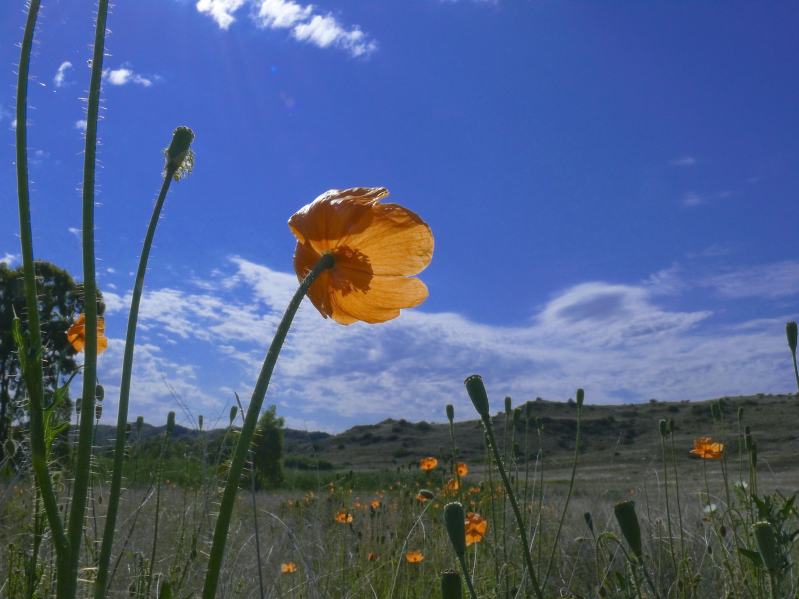
#> input picture Chapter 4/Unit 4 Project/image.jpg, 1598 x 1198 px, found by its file name (shown at 1/2 size)
$ python main.py
#> lines starting #> are read from the running program, lines starting #| are printed output that depends on the picture
######################################
#               Filters              #
#                                    #
#             UTeach CSP             #
#             Brian Ford             #
#                                    #
#              9/23/19               #
#                                    #
######################################

# importing PIL.Image library and os library
from PIL import Image
from PIL import ImageFilter # Library needed for filters
import os

# Adds two blank lines before output
print("\n\n")

# Deletes old created images if they exist
if os.path.exists("newImage.jpg"):
  os.remove("newImage.jpg")

# Opens image - Local File in repl.it
img = Image.open('image.jpg')
#> img is the input picture: PIL image 1598x1198 RGB; mean R, G, B 78.3, 96, 134.9

# Rescale image size down, if needed
width = img.width
#> width = 1598
height = img.height
#> height = 1198
mwidth = width // 250
#> mwidth = 6
mheight = height // 250
#> mheight = 4
if mwidth > mheight:
  scale = mwidth
#> scale = 6
else:
  scale = mheight
if scale != 0:
  img = img.resize( (width // scale, height // scale) )
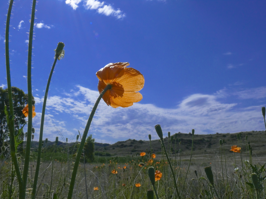
#> img: PIL image 266x199 RGB; mean R, G, B 78.3, 96, 134.9

########################
#        Filters       #
#   Create newImage1   #
#   Create newImage2   #
#   Create newImage3   #
#                      #
#   ENTER CODE BELOW   #
########################


newImage1 = img.filter(ImageFilter.BLUR)
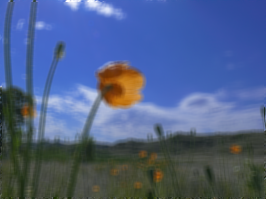
#> newImage1: PIL image 266x199 RGB; mean R, G, B 78.3, 96, 134.9


newImage2 = img.filter(ImageFilter.EDGE_ENHANCE)
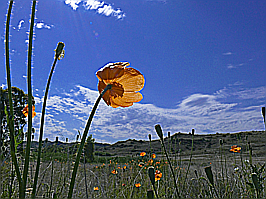
#> newImage2: PIL image 266x199 RGB; mean R, G, B 79.1, 96.4, 136.2


newImage3 = img.filter(ImageFilter.CONTOUR)
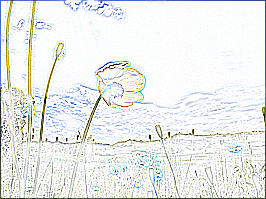
#> newImage3: PIL image 266x199 RGB; mean R, G, B 233.9, 236.5, 235.6


###################################

# Combines all images together
def warhol():
  # Creates an all white array that is 4 times the original size
  # to hold placeholders for all four images
  all_pixels = []
  rgb = (255,255,255)
  for i in range(img.width * img.height * 4):
    all_pixels.append(rgb)

  # location indicates current pixel location
  location = 0

  # Cycles through each pixel
  while location < len(new_pixels):
    # Gets the pixel at location in each image
    p = new_pixels[location]
    p1 = new_pixels1[location]
    p2 = new_pixels2[location]
    p3 = new_pixels3[location]

    # Finds the value of the correct pixel location for each image
    pos = (location * 2) - (location % img.width)
    pos1 = (location * 2) - (location % img.width) + img.width
    pos2 = (location * 2) - (location % img.width) + (img.height * img.width * 2)
    pos3 = (location * 2) - (location % img.width) + (img.height * img.width * 2) + img.width

    # Assigns the pixels to the correct location in the all_pixels array
    all_pixels[pos] = p
    all_pixels[pos1] = p1
    all_pixels[pos2] = p2
    all_pixels[pos3] = p3

    # move to next pixel in images
    location = location + 1

  # Creates a newImage with a size twice of what it was originally
  newImage = Image.new("RGB", (img.width * 2, img.height * 2))
  # Assigns the pixel values to newImage
  newImage.putdata(all_pixels)
  # Saves the new image file
  newImage.save("newImage.jpg")

# Creates an array of pixels for the original image
pixels = img.getdata()
new_pixels = []
for p in pixels:
  new_pixels.append(p)
#> this loop made 52934 passes
#> p on passes 1 to 3: (66, 101, 190), (68, 101, 191), (67, 101, 190)
#> after the loop, new_pixels = 52934 items

# Creates an array of pixels for the first filter image
pixels1 = newImage1.getdata()
new_pixels1 = []
for p in pixels1:
  new_pixels1.append(p)
#> after the loop, new_pixels1 = 52934 items

# Creates an array of pixels for the second filter image
pixels2 = newImage2.getdata()
new_pixels2 = []
for p in pixels2:
  new_pixels2.append(p)
#> after the loop, new_pixels2 = 52934 items

# Creates an array of pixels for the third filter image
pixels3 = newImage3.getdata()
new_pixels3 = []
for p in pixels3:
  new_pixels3.append(p)
#> after the loop, new_pixels3 = 52934 items

# Combines all images together
warhol()
#> the loop in warhol, `while location < len(new_pixels):` made 52934 passes
#> after the loop in warhol, `while location < len(new_pixels):`: all_pixels = 211736 items; location = 52934
#> in warhol, `newImage = Image.new("RGB", (img.width * 2, img.height * 2))`: newImage: PIL image 532x398 RGB; every value is 0
#> in warhol, `newImage.putdata(all_pixels)`:
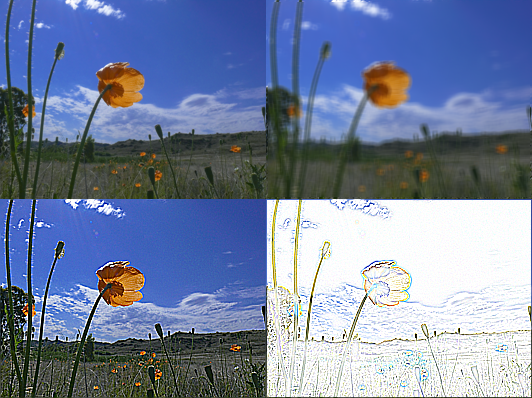
#> newImage: PIL image 532x398 RGB; mean R, G, B 117.4, 131.2, 160.4
